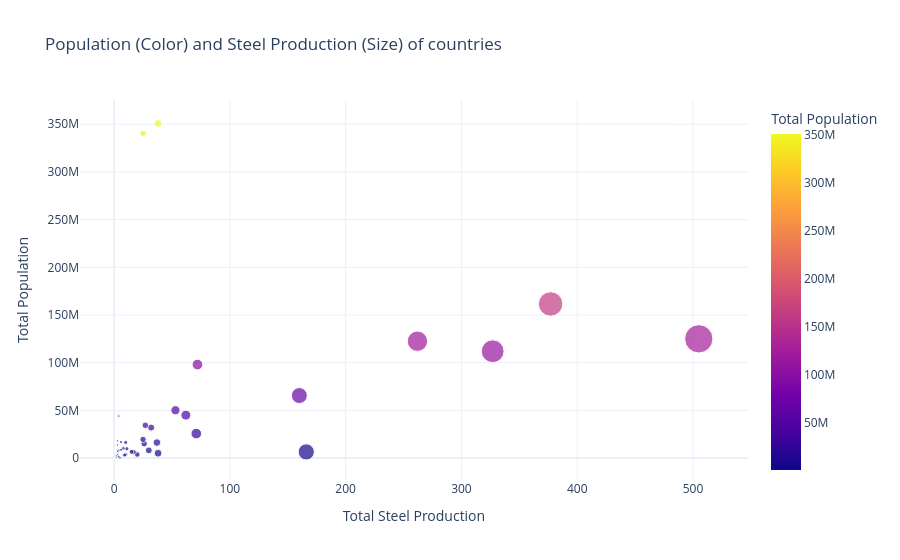

The notebook cell this image was saved under:
### Code cell
query_steel="""
SELECT 
    c.country_name,
    c.country_tag,
    SUM(s.base_steel) AS total_steel,
    SUM(s.population) AS total_population
FROM fact_state_1_14_5 s 
JOIN dim_country c ON s.owner_tag = c.country_tag
GROUP BY c.country_name, c.country_tag
HAVING SUM(s.base_steel) > 0
ORDER BY total_steel DESC;
"""
df_steel = pd.read_sql(query_steel, engine)

fig_bubble = px.scatter(
    df_steel.head(84),
    x="total_steel",
    y="total_population",
    size="total_steel",
    color="total_population",
    hover_name="country_name",
    title="Population (Color) and Steel Production (Size) of countries",
    labels={
        "total_steel": "Total Steel Production",
        "total_population": "Total Population"
    },
    template="plotly_white"
)
fig_bubble.show()

### Figure 1 — Plotly figure (JSON) as saved in the notebook; plotly's stock layout.template omitted (floating-point values rounded to 4 significant figures)
{"data": [{"hovertemplate": "<b>%{hovertext}</b><br><br>Total Steel Production=%{marker.size}<br>Total Population=%{marker.color}<extra></extra>", "hovertext": ["United States", "Soviet Union", "France", "United Kingdom", "Sweden", "German Reich", "Japan", "Spain", "Italy", "Guangxi Clique", "British Raj", "Chile", "Turkey", "Poland", "Australia", "Manchukuo", "Czechoslovakia", "Belgium", "China", "British Malaya", "Kingdom of Greece", "Austria", "South Africa", "Finland", "Mexico", "Norway", "Dominion of Canada", "Argentina", "Kingdom of Hungary", "Luxembourg", "Netherlands", "Uruguay", "Second Brazilian Republic", "Communist China", "Yugoslavia", "Romania", "Cuba", "Ireland", "Latvia", "Republic of Paraguay", "Estonia", "Lithuania", "Bolivian Republic", "Mongolia"], "legendgroup": "", "marker": {"color": [125000000.0, 161600000.0, 112000000.0, 122500000.0, 6441000.0, 65550000.0, 98060000.0, 25720000.0, 45000000.0, 50180000.0, 350900000.0, 5064000.0, 16280000.0, 31980000.0, 8128000.0, 34380000.0, 15050000.0, 19620000.0, 340400000.0, 3788000.0, 6275000.0, 6535000.0, 9754000.0, 3812000.0, 16420000.0, 3090000.0, 10220000.0, 16890000.0, 8694000.0, 295100.0, 8174000.0, 1736000.0, 44020000.0, 7015000.0, 13780000.0, 18070000.0, 3612000.0, 2970000.0, 1962000.0, 937100.0, 1108000.0, 2203000.0, 2382000.0, 772900.0], "coloraxis": "coloraxis", "size": [505.0, 377.0, 327.0, 262.0, 166.0, 160.0, 72.0, 71.0, 62.0, 53.0, 38.0, 38.0, 37.0, 32.0, 30.0, 27.0, 26.0, 25.0, 25.0, 20.0, 17.0, 15.0, 11.0, 10.0, 10.0, 9.0, 8.0, 6.0, 6.0, 5.0, 4.0, 4.0, 4.0, 3.0, 3.0, 3.0, 3.0, 2.0, 2.0, 2.0, 2.0, 2.0, 2.0, 2.0], "sizemode": "area", "sizeref": 1.262, "symbol": "circle"}, "mode": "markers", "name": "", "orientation": "v", "showlegend": false, "type": "scatter", "x": [505.0, 377.0, 327.0, 262.0, 166.0, 160.0, 72.0, 71.0, 62.0, 53.0, 38.0, 38.0, 37.0, 32.0, 30.0, 27.0, 26.0, 25.0, 25.0, 20.0, 17.0, 15.0, 11.0, 10.0, 10.0, 9.0, 8.0, 6.0, 6.0, 5.0, 4.0, 4.0, 4.0, 3.0, 3.0, 3.0, 3.0, 2.0, 2.0, 2.0, 2.0, 2.0, 2.0, 2.0], "xaxis": "x", "y": [125000000.0, 161600000.0, 112000000.0, 122500000.0, 6441000.0, 65550000.0, 98060000.0, 25720000.0, 45000000.0, 50180000.0, 350900000.0, 5064000.0, 16280000.0, 31980000.0, 8128000.0, 34380000.0, 15050000.0, 19620000.0, 340400000.0, 3788000.0, 6275000.0, 6535000.0, 9754000.0, 3812000.0, 16420000.0, 3090000.0, 10220000.0, 16890000.0, 8694000.0, 295100.0, 8174000.0, 1736000.0, 44020000.0, 7015000.0, 13780000.0, 18070000.0, 3612000.0, 2970000.0, 1962000.0, 937100.0, 1108000.0, 2203000.0, 2382000.0, 772900.0], "yaxis": "y"}], "layout": {"coloraxis": {"colorbar": {"title": {"text": "Total Population"}}, "colorscale": [[0, "#0d0887"], [0.1111, "#46039f"], [0.2222, "#7201a8"], [0.3333, "#9c179e"], [0.4444, "#bd3786"], [0.5556, "#d8576b"], [0.6667, "#ed7953"], [0.7778, "#fb9f3a"], [0.8889, "#fdca26"], [1, "#f0f921"]]}, "legend": {"itemsizing": "constant", "tracegroupgap": 0}, "title": {"text": "Population (Color) and Steel Production (Size) of countries"}, "xaxis": {"anchor": "y", "domain": [0, 1], "title": {"text": "Total Steel Production"}}, "yaxis": {"anchor": "x", "domain": [0, 1], "title": {"text": "Total Population"}}}}
